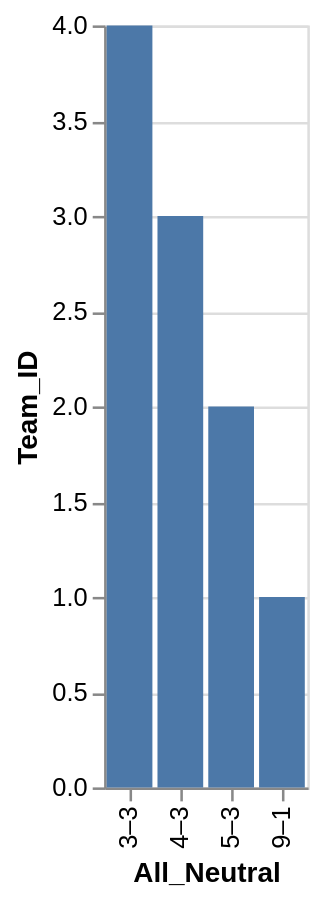

This figure's Vega-Lite source:
### Vega-Lite specification from a JSON file in a GitHub repository (floating-point values rounded to 4 significant figures)
{"data": {"values": [{"x_data": "9–1", "y_data": 1}, {"x_data": "5–3", "y_data": 2}, {"x_data": "4–3", "y_data": 3}, {"x_data": "3–3", "y_data": 4}]}, "mark": "bar", "encoding": {"x": {"field": "x_data", "type": "nominal", "title": "All_Neutral", "sort": "ascending"}, "y": {"field": "y_data", "type": "quantitative", "title": "Team_ID"}}}
